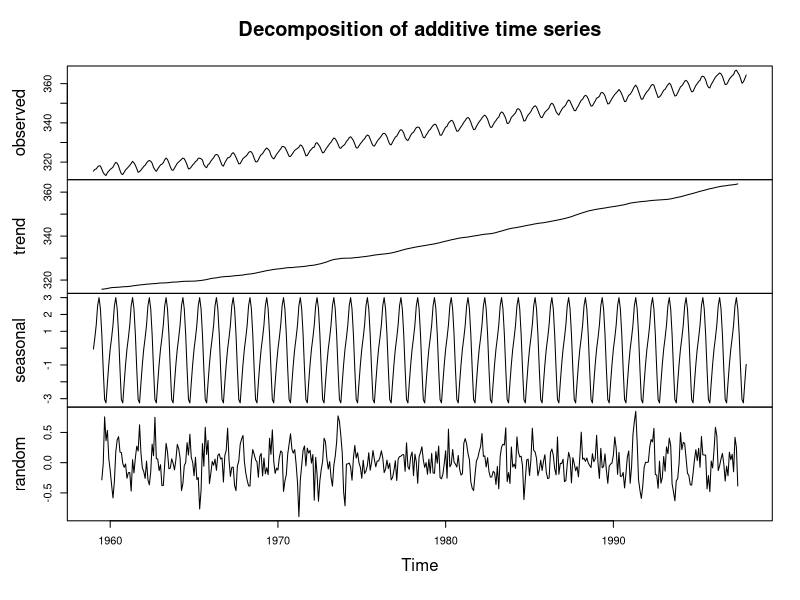
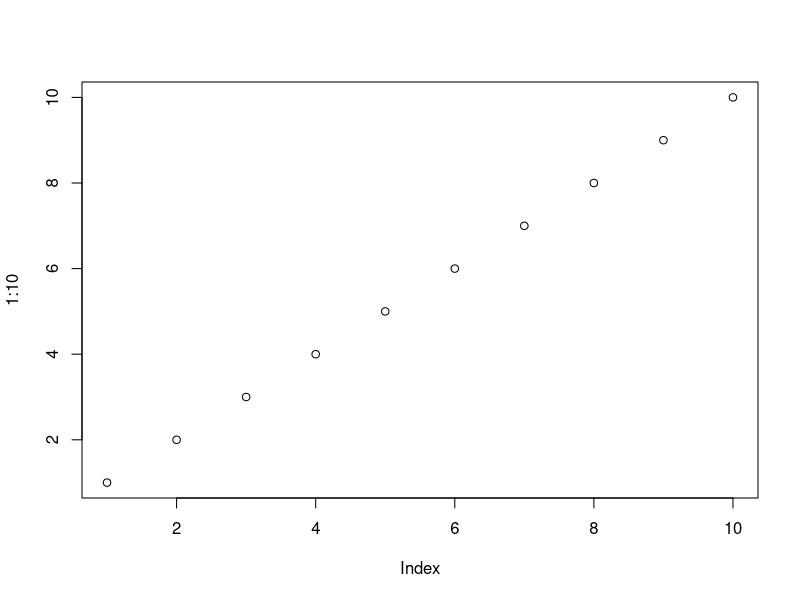
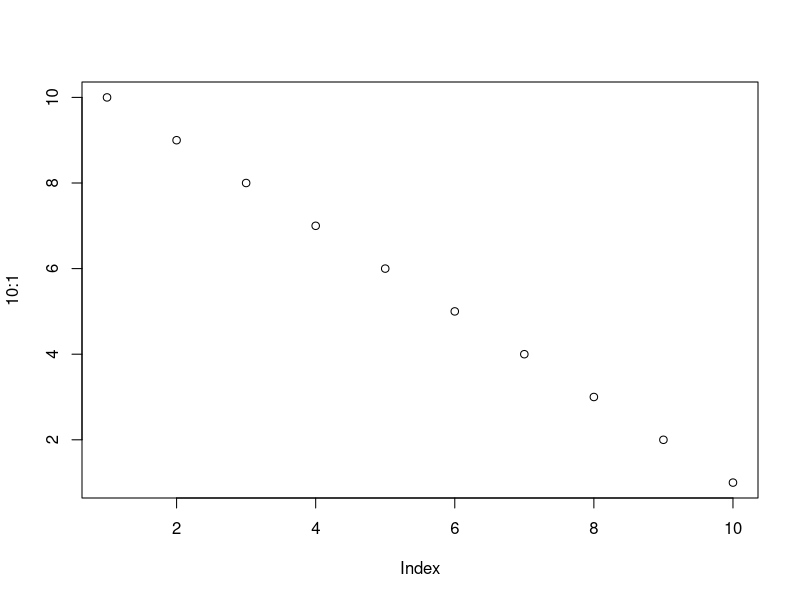

Write the R code that produced these figures, in order.
## ---- chunk 1
library(graphics)
m <- decompose(co2)
plot(m)
## ---- chunk 2
plot(1:10)
plot(10:1)
## ---- chunk 3
knitr::kable(head(mtcars, 10))
